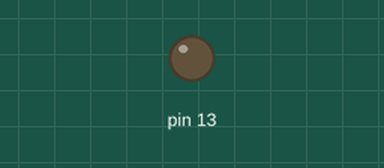
Recording of a sketch running on a simulated Arduino Uno, built with avr-gcc and run on an emulated ATmega328P. Parts: output pins drawn as LEDs (lit = HIGH).

Above: at 0.7 s.
At 5.2 s:
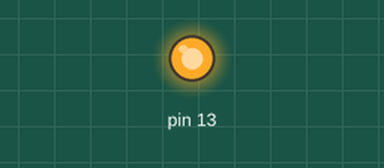
Timing chart, 0 to 6.9 s (numbered marks = the images above):
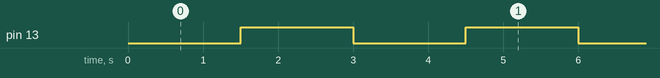

The sketch:

iottemp.ino
```cpp
#include<avr/interrupt.h>
#include<avr/io.h>

void setup()
{
  DDRB=0X20;
  TCCR1A=0X00;
  TCCR1B=0X05;
  TCCR1C=0X00;
  TCNT1=0XA471;
  TIMSK1=0X01;
  //interrupts();


}

void loop()
{

}


ISR(TIMER1_OVF_vect)
{
  if(PORTB==0X20)
  {
    PORTB=0X00;
  }
  else
  {
    PORTB=0X20;
  }
  TCNT1=0XA471;
}
```

Measured:
- by itself, pin 13: alternates HIGH for 1.5 s and LOW for 1.5 s
